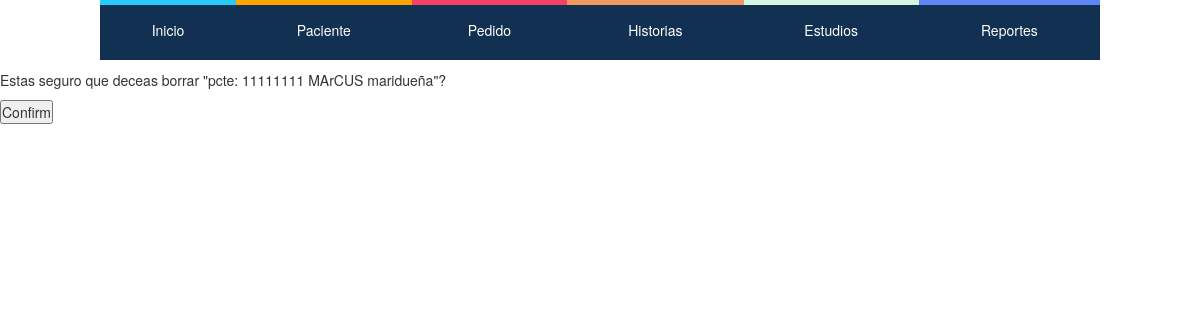
Before: /eliminar/paciente/8 with the older database file.
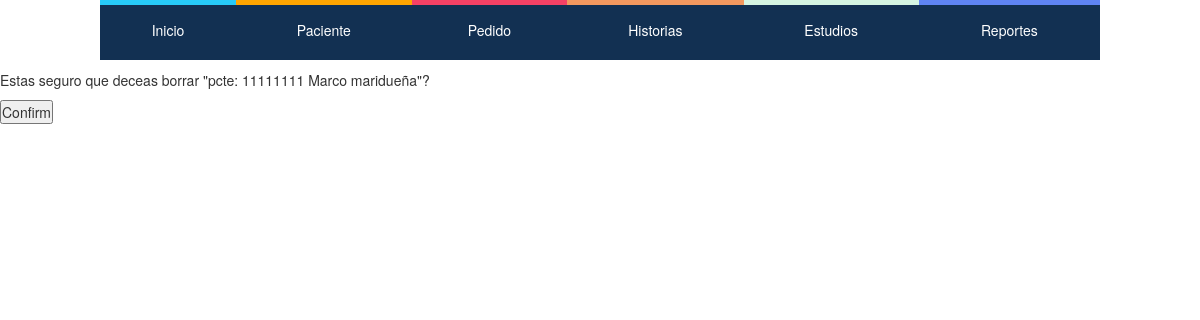
After: the same page with the newer database file.
### hcapp/models.py (models this page shows, shortened)
class Paciente (models.Model):
    Cedula = models.IntegerField(null=False, blank=False, unique=True) # es necesaria?
    Nombre = models.CharField(max_length=128, null=False, blank=False)
    Apellido = models.CharField(max_length=128, null=False, blank=False)
    Telefono = models.IntegerField(validators=[MaxValueValidator(9999999999)], null=True, blank=True)
    Fecha_nacimiento= models.DateField(null= True, blank=True)
    Fecha_ingreso= models.DateField(auto_now=True, auto_now_add=False)
    '''def save(self, *args, **kwargs):
        if not self.Edad:
            self.Edad = calculate_age(self.Fecha_nacimiento)
        super(Paciente, self).save(*args, **kwargs)'''
    def __str__(self):
        return ("pcte: "+str(self.Cedula)+" "+str(self.Nombre)+" "+str(self.Apellido))

### hcapp/views.py (the view)
# urls.py: url(r'^eliminar/paciente/(?P<pk>[0-9]+)$',views.EliminarPaciente.as_view() ,name="Eliminar-Pacientes"),
class EliminarPaciente(generic.DeleteView):
    model= Paciente
    success_url= reverse_lazy("hcapp:Crear-Paciente")

### hcapp/templates/hcapp/paciente_confirm_delete.html
{% extends "hcapp/index.html" %}
{% load staticfiles %}
{% block contenido %}
<form action="" method="post">{% csrf_token %}
    <p>Estas seguro que deceas borrar "{{ object }}"?</p>
    <input type="submit" value="Confirm" />
</form>
{% endblock contenido %}

Changed rows visible on the page:
changed Paciente: Cedula+Nombre+Apellido "pcte: 11111111 MArCUS maridueña" → "pcte: 11111111 Marco maridueña"
